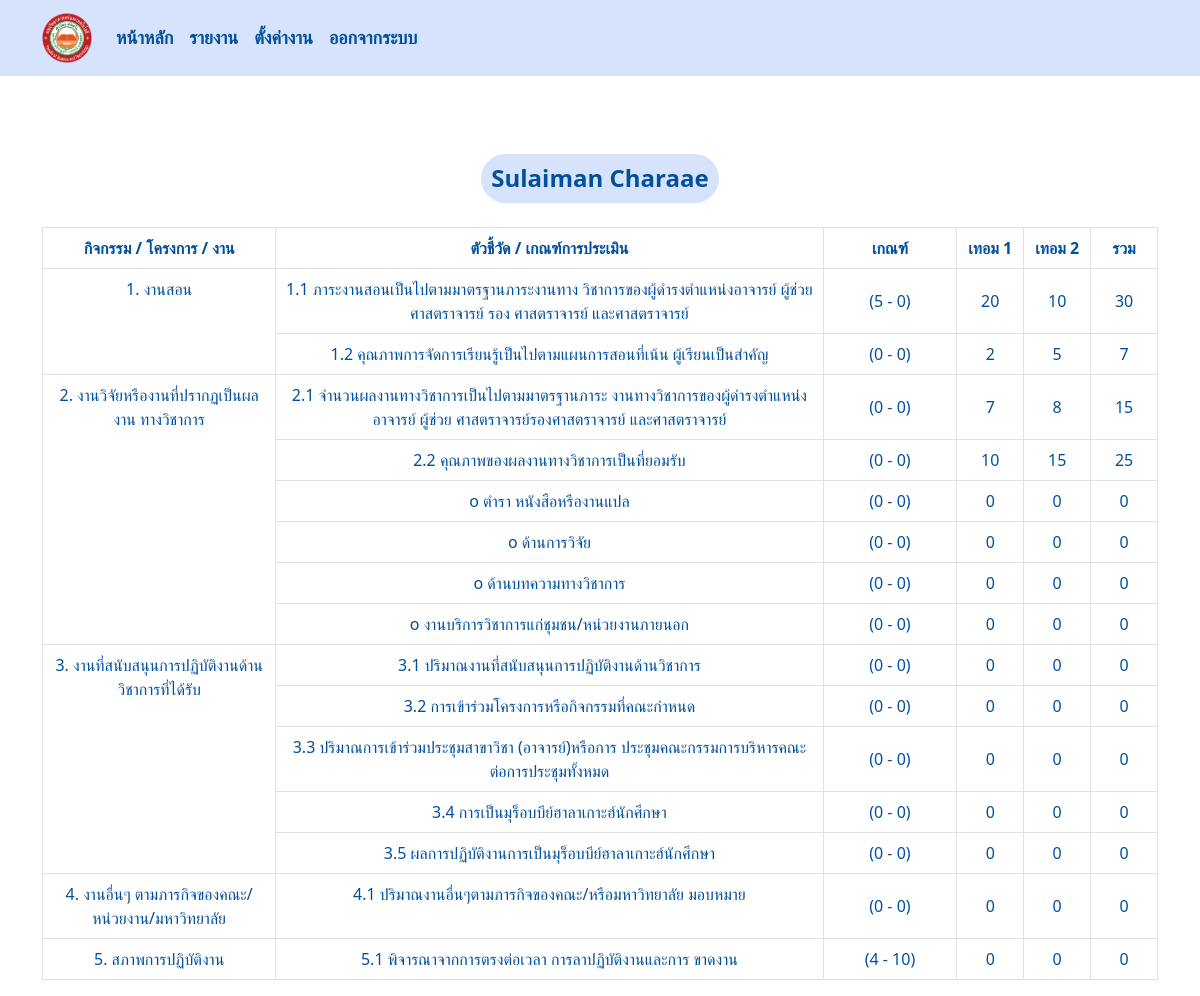
Before: /report/1/ (signed in) with the older database file.
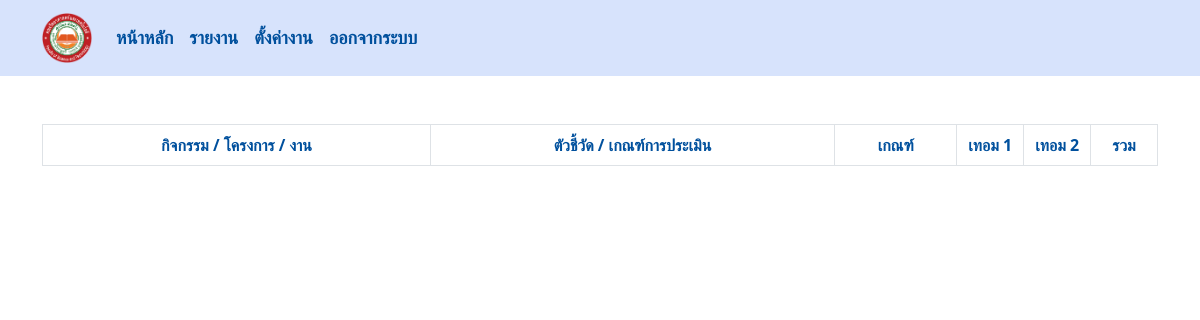
After: the same page with the newer database file.
### managesystem/models.py (models this page shows, shortened)
class Result(models.Model):
    employee = models.ForeignKey(Employee, on_delete=models.CASCADE)
    work = models.ForeignKey(Setunit, on_delete=models.CASCADE)
    term1 = models.PositiveIntegerField(default=0)
    term2 = models.PositiveIntegerField(default=0)
    total = models.PositiveIntegerField(default=0)
    result = models.PositiveIntegerField(default=0)
    file = models.FileField(upload_to='documents/')

class Employee(models.Model):
    username = models.ForeignKey(User, on_delete=models.CASCADE)
    POSITION_CHOICES = [
        ('Dean', 'Dean'),
        ('Lecturer', 'Lecturer'),
        ('Researcher', 'Researcher'),
    ]
    position = models.CharField(max_length=50, choices=POSITION_CHOICES)

class Work(models.Model):
    name = models.CharField(max_length=100) ### col for กิจกรรม
    description = models.TextField() ### col for ตัวชี่วัด

class Setunit(models.Model):
    name = models.ForeignKey(Work,on_delete=models.CASCADE) ### ตำแหน่ง
    minunit = models.PositiveIntegerField(default=0) ### ค่าน้ำหนักตำ
    maxunit = models.PositiveIntegerField(default=0) ### สูง
    POSITION_CHOICES = [
        ('Dean', 'Dean'),
        ('Lecturer', 'Lecturer'),
        ('Researcher', 'Researcher'),
    ]
    position = models.CharField(max_length=50, choices=POSITION_CHOICES)

### managesystem/views.py (the view)
# urls.py: path('report/<int:employee_id>/', views.report_view, name='report')
@login_required
def report_view(request, employee_id):
    employee = get_object_or_404(Employee, id=employee_id)
    results = Result.objects.filter(employee=employee)
    grouped_works = {key: list(group) for key, group in itertools.groupby(results, key=lambda x: x.work.name.name)}
    context = {
        'grouped_works': grouped_works,
        'results': results,
    }
    return render(request, "report.html", context)

### templates/report.html (shortened to what this page needs)
{% include 'navbar.html' %}
<!DOCTYPE html>
<html lang="en">
<head>
    {% load static %}
    <link rel="stylesheet" href="{% static 'css/report.css' %}">
</head>
<body>
    <div class="container mt-5 text-center">
        {% with name=results.first %}
            {% if name %}
                <h3 class="text-center mb-4 name">{{ name.employee.username.first_name }} {{ name.employee.username.last_name }}</h3>
            {% endif %}
        {% endwith %}
        <div class="table-responsive">
        <table id="workdata-table" class="table table-bordered">
            <thead class="thead-dark">
                <tr>
                    <th data-filter="true" data-filter-type="select">กิจกรรม / โครงการ / งาน</th>
                    <th data-filter="true" data-filter-type="select">ตัวชี้วัด / เกณฑ์การประเมิน</th>
                    <th data-filter="true" data-filter-type="select">เกณฑ์</th>
                    <th data-filter="true" data-filter-type="select" style="width: 6%;">เทอม 1</th>
                    <th data-filter="true" data-filter-type="select" style="width: 6%;">เทอม 2</th>
                    <th data-filter="true" data-filter-type="select" style="width: 6%;">รวม</th>
                </tr>
            </thead>
            <tbody>
                {% for group_name, group_works in grouped_works.items %}
                <tr>
                    <td class="text-left" rowspan="{{ group_works|length }}">{{ group_name }}</td>
                    <td class="text-left" name="{{group_works.0.work.name.id}}">{{ group_works.0.work.name.description }}</td>
                    <td class="text-center align-middle" style="width: 12%;">
                        ({{group_works.0.work.minunit}} - {{group_works.0.work.maxunit}})
                    </td>
                    <td class="align-middle">{{ group_works.0.term1 }}</td>
                    <td class="align-middle">{{ group_works.0.term2 }}</td>
                    <td class="align-middle">{{ group_works.0.total }}</td>
                </tr>
                {% for work in group_works|slice:"1:" %}
                    <tr>
                        <td class="text-left">{{ work.work.name.description }}</td>
                            <td class="text-center align-middle" style="width: 10%;">
                                 ({{work.work.minunit}} - {{work.work.maxunit}})
                            </td>
                        <td class="align-middle">{{ work.term1 }}</td>
                        <td class="align-middle">{{ work.term2 }}</td>
                        <td class="align-middle">{{ work.total }}</td>
                    </tr>
                    {% endfor %}
                {% endfor %}
            </tbody>
        </table>
        </div>
</body>
</html>

### templates/navbar.html (shortened to what this page needs)
<!DOCTYPE html>
<html lang="en">
<head>
    {% load static %}
    <link rel="stylesheet" href="{% static 'css/navbar.css' %}">
    <link href="https://cdn.jsdelivr.net/npm/bootstrap@5.0.0-alpha2/dist/css/bootstrap.min.css" rel="stylesheet">
</head>
<body>
    <nav class="navbar navbar-expand-lg navbar-light" style="background-color: #D7E3FC;">
        <div class="container">
            <a class="navbar-brand" href="{% url 'login'%}"><img class="image-brand" src="{% static 'images/ftu_logo-removebg-preview.png' %}" alt="" srcset=""></a>
            <div class="collapse navbar-collapse" id="navbarNav">
                <ul class="navbar-nav ml-auto">
                    <li class="nav-item p-2">
                        <a class="text-decoration-none h5"  href="">หน้าหลัก</a>
                    </li>
                    <li class="nav-item p-2">
                        <a class="text-decoration-none h5"  href="">รายงาน</a>
                    </li>
                    <li class="nav-item p-2">
                        <a class="text-decoration-none h5"  href="">ตั้งค่างาน</a>
                    </li>
                    <li class="nav-item p-2">
                        <a class="text-decoration-none h5" href="{% url 'logout' %}">ออกจากระบบ</a>
                    </li>
                </ul>
            </div>
        </div>
    </nav>
</body>
</html>

### static/css/navbar.css (style rules this page uses)
.container .image-brand { width: 50px; height: 50px; flex-shrink: 0; }

### static/css/report.css (style rules this page uses)
h1,h2,h3,h4,h5,h6,p,td,th { color: #00509D; }

### templates/navbar.html (style rules this page uses)
.navbar-nav .nav-item a { font-size: 18px; color: #00509D; font-weight: bold; }

Changed rows visible on the page:
removed Result: employee.username.first_name "Sulaiman", employee.username.last_name "Charaae", name "1. งานสอน", work.description "1.1 ภาระงานสอนเป็นไปตามมาตรฐานภาระงานทาง วิชาการของผู้ดำรงตำแหน่งอาจารย์ ผู้ช่วยศาสตราจารย์ รอง ศาสตราจารย์ และศาสตราจารย์", work.minunit "5", work.maxunit "0", term1 "20", term2 "10", total "30", shown under "Sulaiman Charaae"
removed Result: work.name.description "1.2 คุณภาพการจัดการเรียนรู้เป็นไปตามแผนการสอนที่เน้น ผู้เรียนเป็นสำคัญ", work.minunit "0", work.maxunit "0", term1 "2", term2 "5", total "7", shown under "1. งานสอน"
removed Result: name "2. งานวิจัยหรืองานที่ปรากฏเป็นผลงาน ทางวิชาการ", work.description "2.1 จำนวนผลงานทางวิชาการเป็นไปตามมาตรฐานภาระ งานทางวิชาการของผู้ดำรงตำแหน่งอาจารย์ ผู้ช่วย ศาสตราจารย์รองศาสตราจารย์ และศาสตราจารย์", work.minunit "0", work.maxunit "0", term1 "7", term2 "8", total "15", shown under "Sulaiman Charaae"
removed Result: work.name.description "2.2 คุณภาพของผลงานทางวิชาการเป็นที่ยอมรับ", work.minunit "0", work.maxunit "0", term1 "10", term2 "15", total "25", shown under "2. งานวิจัยหรืองานที่ปรากฏเป็นผลงาน ทางวิชาการ"
removed Result: work.name.description "o ตำรา หนังสือหรืองานแปล", work.minunit "0", work.maxunit "0", term1 "0", term2 "0", total "0", shown under "2. งานวิจัยหรืองานที่ปรากฏเป็นผลงาน ทางวิชาการ"
removed Result: work.name.description "o ด้านการวิจัย", work.minunit "0", work.maxunit "0", term1 "0", term2 "0", total "0", shown under "2. งานวิจัยหรืองานที่ปรากฏเป็นผลงาน ทางวิชาการ"
removed Result: work.name.description "o ด้านบทความทางวิชาการ", work.minunit "0", work.maxunit "0", term1 "0", term2 "0", total "0", shown under "2. งานวิจัยหรืองานที่ปรากฏเป็นผลงาน ทางวิชาการ"
removed Result: work.name.description "o งานบริการวิชาการแก่ชุมชน/หน่วยงานภายนอก", work.minunit "0", work.maxunit "0", term1 "0", term2 "0", total "0", shown under "2. งานวิจัยหรืองานที่ปรากฏเป็นผลงาน ทางวิชาการ"
removed Result: name "3. งานที่สนับสนุนการปฏิบัติงานด้าน วิชาการที่ได้รับ", work.description "3.1 ปริมาณงานที่สนับสนุนการปฏิบัติงานด้านวิชาการ", work.minunit "0", work.maxunit "0", term1 "0", term2 "0", total "0", shown under "Sulaiman Charaae"
removed Result: work.name.description "3.2 การเข้าร่วมโครงการหรือกิจกรรมที่คณะกำหนด", work.minunit "0", work.maxunit "0", term1 "0", term2 "0", total "0", shown under "3. งานที่สนับสนุนการปฏิบัติงานด้าน วิชาการที่ได้รับ"
removed Result: work.name.description "3.3 ปริมาณการเข้าร่วมประชุมสาขาวิชา (อาจารย์)หรือการ ประชุมคณะกรรมการบริหารคณะต่อการประชุมทั้งหมด", work.minunit "0", work.maxunit "0", term1 "0", term2 "0", total "0", shown under "3. งานที่สนับสนุนการปฏิบัติงานด้าน วิชาการที่ได้รับ"
removed Result: work.name.description "3.4 การเป็นมุร็อบบีย์ฮาลาเกาะฮ์นักศึกษา", work.minunit "0", work.maxunit "0", term1 "0", term2 "0", total "0", shown under "3. งานที่สนับสนุนการปฏิบัติงานด้าน วิชาการที่ได้รับ"
removed Result: work.name.description "3.5 ผลการปฏิบัติงานการเป็นมุร็อบบีย์ฮาลาเกาะฮ์นักศึกษา", work.minunit "0", work.maxunit "0", term1 "0", term2 "0", total "0", shown under "3. งานที่สนับสนุนการปฏิบัติงานด้าน วิชาการที่ได้รับ"
removed Result: name "4. งานอื่นๆ ตามภารกิจของคณะ/ หน่วยงาน/มหาวิทยาลัย", work.description "4.1 ปริมาณงานอื่นๆตามภารกิจของคณะ/หรือมหาวิทยาลัย มอบหมาย", work.minunit "0", work.maxunit "0", term1 "0", term2 "0", total "0", shown under "Sulaiman Charaae"
removed Result: name "5. สภาพการปฏิบัติงาน", work.description "5.1 พิจารณาจากการตรงต่อเวลา การลาปฏิบัติงานและการ ขาดงาน", work.minunit "4", work.maxunit "10", term1 "0", term2 "0", total "0", shown under "Sulaiman Charaae"
